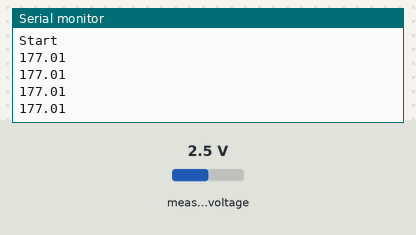
Bench run of a program on a simulated ESP32. Shown: the last lines printed to the serial monitor. The test bench sets the inputs (shaded band); at power-on: measured voltage 2.5 V.

Above: at 1.3 s.
1.4 s: measured voltage set to 0.1 V
At 1.87 s:
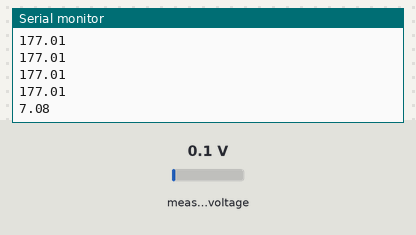
2.9 s: measured voltage set to 1.2 V
At 2.93 s:
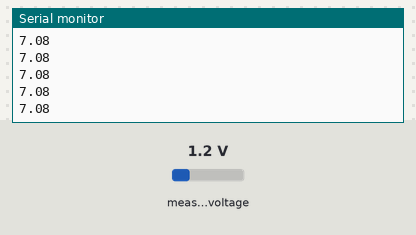
Timing chart, 0 to 5.9 s (numbered marks = the images above; inputs shaded):
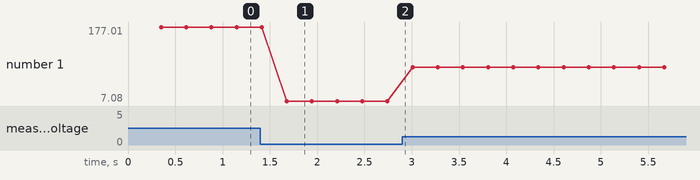

The program:

main.cpp
```cpp
#include <Adafruit_ADS1X15.h>
#include <SPI.h>

#define VREF 2.9
#define voltageSense  200

#define ADC_10_SCALE 1023
#define ADC_16_SCALE 65533

#define voltageSensor_ads_pin 0

Adafruit_ADS1115 ads;

int voltageZero = 512;


void setup(void)
{
  Serial.begin(9600);

  Serial.println("Start");

  if (!ads.begin()) {
    Serial.println("Failed to initialize ADS.");
    while (1);
  }


  ads.setGain(GAIN_ONE);

  uint32_t acc = 0;
	for (int i = 0; i < 10; i++) {
		acc += ads.readADC_SingleEnded(voltageSensor_ads_pin);
		delay(10);
	}
	voltageZero = acc / 10;

}

float getRMS_ADS(int8_t ADSpin , int32_t zeroREF , float sense)
{
	double high = 0;
	double now;

	for(int i = 0; i < 20; i++)
  {
		now = ads.readADC_SingleEnded(ADSpin);

		if(now > high)
    {
      high = now;
    }
	}

	float rms = high / ADC_16_SCALE * VREF * sense;
	return rms;

}

void loop()
{

  float volts0 = getRMS_ADS(voltageSensor_ads_pin , voltageZero , voltageSense);
  //int adc = ads.readADC_SingleEnded(voltageSensor_ads_pin);

  Serial.println(volts0);

  delay(100);
}
```

Measured:
- after the input at 1.4 s, the serial monitor: prints a new line after 0.28 s (image 1)
- plotted number 1: 177.01 → 7.08 after the input at 1.4 s, 7.08 → 84.96 after the input at 2.9 s
